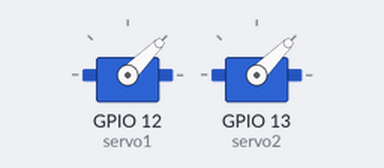
Recording of a program running on a simulated Raspberry Pi (BCM pin numbers). Shown: 2 × servo. Servo angles are drawn from the pulse width (0.5 ms = 0°, 2.5 ms = 180°).

Above: at 0.05 s.
At 3.0 s:
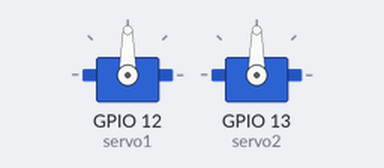
At 6.0 s:
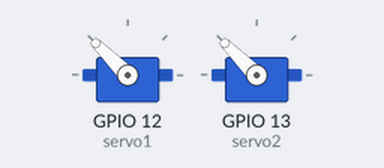
Timing chart, 0 to 7.8 s (numbered marks = the images above):
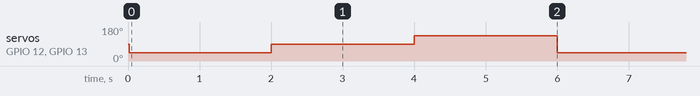

Measured:
- by itself, servo on GPIO 12 (servo1), servo on GPIO 13 (servo2): repeats every 6.0 s: 90° 2.0 s, 135° 2.0 s, 45° 2.0 s

The program:

servoShield.py
```python
from gpiozero import Servo
from time import sleep

servo1 = Servo(12)
servo2 = Servo(13)

while True:
    servo1.min()
    servo2.min()
    sleep(2)
    servo1.mid()
    servo2.mid()
    sleep(2)
    servo1.max()
    servo2.max()
    sleep(2)
```
